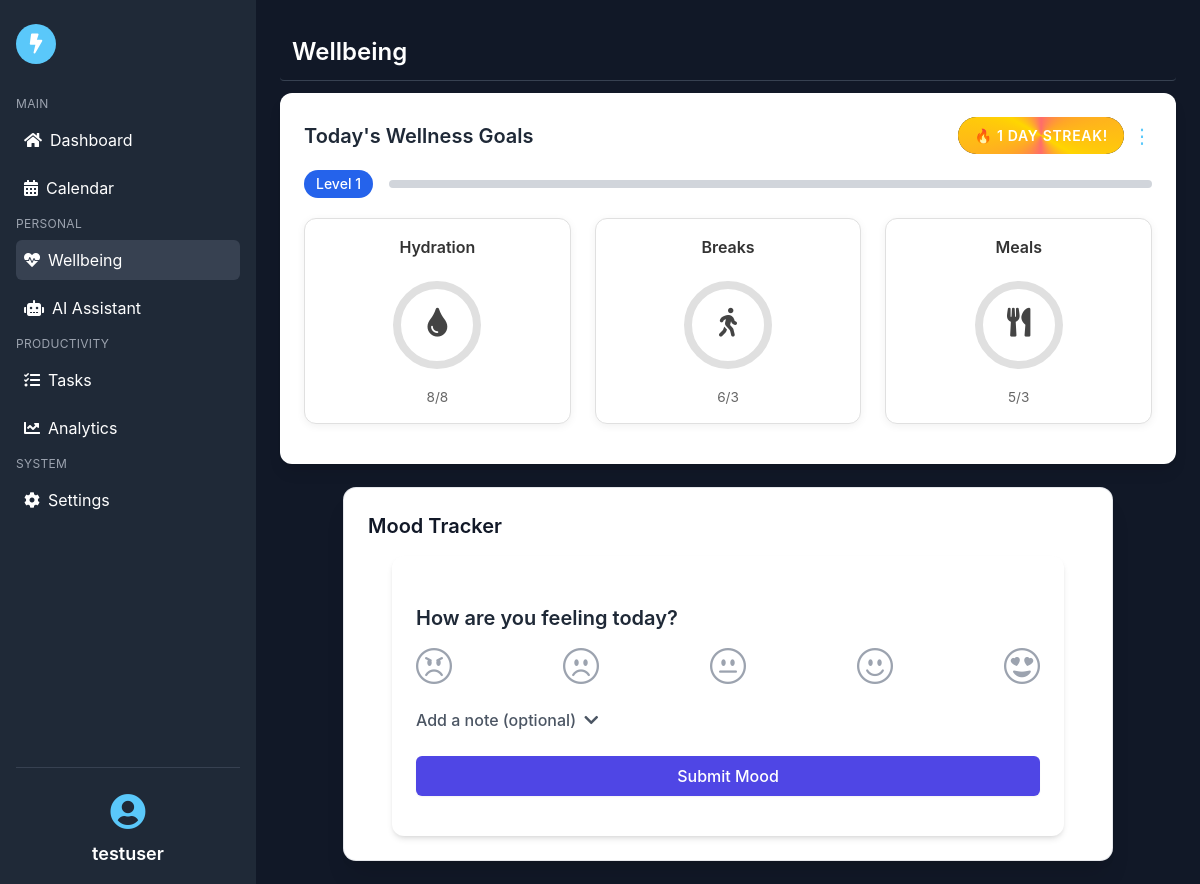
The page /wellbeing/ (signed in) on the database its author committed.
### calendar_app/models.py (models this page shows, shortened)
class DailyWellness(models.Model):
    user = models.ForeignKey(User, on_delete=models.CASCADE)
    date = models.DateField(default=date.today)
    water_intake = models.IntegerField(default=0)
    movement_breaks = models.IntegerField(default=0)
    healthy_meals = models.IntegerField(default=0)
    water_goal = models.IntegerField(default=8)
    breaks_goal = models.IntegerField(default=3)
    meals_goal = models.IntegerField(default=3)
    goal_completed = models.BooleanField(default=False)  # for streaks
    level = models.IntegerField(default=1)               # for gamification
    xp = models.IntegerField(default=0)                  # experience points

### calendar_app/views.py (the view)
# urls.py: path('wellbeing/', views.wellbeing_view, name='wellbeing'),
@login_required
def wellbeing_view(request):
    reminders = Reminder.objects.filter(user=request.user)
    wellness, created = DailyWellness.objects.get_or_create(
        user=request.user,
        date=date.today()
    )
    today = now().date()
    yesterday = today - timedelta(days=1)
    wellness_entries = DailyWellness.objects.filter(user=request.user).order_by('-date')
    streak = 0
    skipped_today = False
    for entry in wellness_entries:
        if entry.date == today:
            if entry.goal_completed:
                streak += 1
            else:
                skipped_today = True
                continue  # Don't break yet — check yesterday
        elif entry.date == yesterday:
            if entry.goal_completed:
                streak += 1
            else:
                break
        elif entry.goal_completed:
            streak += 1
        else:
            break
    return render(request, 'wellbeing.html', {
        'reminders': reminders,
        'wellness': wellness,
        'wellness_streak': streak
    })

### calendar_app/templates/wellbeing.html (shortened to what this page needs)
{% load static %}
{% block head %}
<script src="https://cdn.tailwindcss.com"></script>
<link rel="stylesheet" href="https://cdnjs.cloudflare.com/ajax/libs/font-awesome/5.15.3/css/all.min.css"/>
{% endblock head %}
{% block content %}
<div class="min-h-screen bg-gray-900 text-white font-sans">
  <div class="flex flex-col md:flex-row">
    {% include 'includes/sidebar.html' %}
    <main class="flex-1 p-4 md:p-6">
      {% include 'includes/topbar.html' with page_title="Wellbeing" %}
      <section class="mb-6">
        <div class="bg-white text-gray-800 rounded-xl shadow-lg p-6">
          <div class="flex justify-between items-center mb-4">
            <h3 class="text-xl font-semibold">Today's Wellness Goals</h3>
            <div class="flex items-center space-x-2">
              <span class="streak-fire-badge">
                🔥 {{ wellness_streak }} day streak!
              </span>
              <button class="text-primary hover:text-blue-600 text-xl" id="editGoalsBtn" title="Edit Wellness Goals">&#8942;</button>
            </div>
          </div>
          <div class="flex items-center space-x-4 mb-5">
            <span id="wellness-level" class="bg-blue-600 text-white text-sm font-medium px-3 py-1 rounded-full">Level 1</span>
            <div class="flex-1 bg-gray-300 rounded-full h-2 overflow-hidden">
            </div>
          </div>
          {% include 'includes/wellness_stats.html' %}
        </div>
      </section>
      <section class="w-full flex justify-center">
        <div class="max-w-3xl w-full bg-white text-gray-900 rounded-xl p-6 shadow-xl ring-1 ring-gray-200">
          <h3 class="text-xl font-semibold mb-4">Mood Tracker</h3>
          {% include 'includes/mood_tracker.html' %}
        </div>
      </section>
    </main>
  </div>
</div>
{% endblock %}

### calendar_app/templates/includes/sidebar.html
{% load static %}
<aside class="w-full md:w-64 h-screen bg-gray-800 text-white p-4 flex flex-col justify-between sticky top-0">
  <div class="mb-6">
    <div class="flex items-center mb-8 mt-2">
      <div class="w-10 h-10 bg-primary text-white rounded-full flex items-center justify-center hover:animate-pulse">
        <i class="fas fa-bolt text-xl"></i>
      </div>
    </div>
    <nav class="flex flex-col space-y-2">
      <ul class="space-y-2">
        <li class="text-xs uppercase tracking-wide text-gray-400">Main</li>
        <li>
          <a href="{% url 'dashboard' %}" class="flex items-center gap-2 text-white hover:text-primary hover:bg-gray-700 rounded-md px-2 py-2 transition {% if request.path == '/dashboard/' %}bg-gray-700 text-primary{% endif %}">
            <i class="fas fa-home"></i> Dashboard
          </a>
        </li>
        <li>
          <a href="{% url 'calendar' %}" class="flex items-center gap-2 text-white hover:text-primary hover:bg-gray-700 rounded-md px-2 py-2 transition {% if request.path == '/calendar/' %}bg-gray-700 text-primary{% endif %}">
            <i class="fas fa-calendar-alt"></i> Calendar
          </a>
        </li>
        <li class="mt-6 text-xs uppercase tracking-wide text-gray-400">Personal</li>
        <li>
          <a href="{% url 'wellbeing' %}" class="flex items-center gap-2 text-white hover:text-primary hover:bg-gray-700 rounded-md px-2 py-2 transition {% if request.path == '/wellbeing/' %}bg-gray-700 text-primary{% endif %}">
            <i class="fas fa-heartbeat"></i> Wellbeing
          </a>
        </li>
        <li>
          <a href="{% url 'ai_assistant' %}" class="flex items-center gap-2 text-white hover:text-primary hover:bg-gray-700 rounded-md px-2 py-2 transition {% if request.path == '/ai/' %}bg-gray-700 text-primary{% endif %}">
            <i class="fas fa-robot"></i> AI Assistant
          </a>
        </li>
        <li class="mt-6 text-xs uppercase tracking-wide text-gray-400">Productivity</li>
        <li>
          <a href="{% url 'tasks' %}" class="flex items-center gap-2 text-white hover:text-primary hover:bg-gray-700 rounded-md px-2 py-2 transition {% if request.path == '/tasks/' %}bg-gray-700 text-primary{% endif %}">
            <i class="fas fa-tasks"></i> Tasks
          </a>
        </li>
        <li>
          <a href="{% url 'analytics' %}" class="flex items-center gap-2 text-white hover:text-primary hover:bg-gray-700 rounded-md px-2 py-2 transition {% if request.path == '/analytics/' %}bg-gray-700 text-primary{% endif %}">
            <i class="fas fa-chart-line"></i> Analytics
          </a>
        </li>
        <li class="mt-6 text-xs uppercase tracking-wide text-gray-400">System</li>
        <li>
          <a href="#" class="flex items-center gap-2 text-white hover:text-primary hover:bg-gray-700 rounded-md px-2 py-2 transition">
            <i class="fas fa-cog"></i> Settings
          </a>
        </li>
      </ul>
    </nav>
  </div>
  <div class="mt-8">
    <div class="border-t border-gray-700 pt-6 text-center">
      <i class="fas fa-user-circle text-4xl mb-2 text-primary"></i>
      <h4 class="text-lg font-semibold">{{ user.get_full_name|default:user.username }}</h4>
    </div>
  </div>
</aside>

### calendar_app/templates/includes/wellness_stats.html (shortened to what this page needs)
<div class="wellness-stats-container">
  <div class="wellness-card" data-type="water">
    <h6>Hydration</h6>
    <div class="progress-ring">
      <svg width="100" height="100">
        <circle class="bg" cx="50" cy="50" r="40" />
        <circle class="progress" cx="50" cy="50" r="40" stroke-dasharray="251.2" stroke-dashoffset="251.2" />
      </svg>
      <button class="progress-ring-icon update-btn" data-goal="water">
        <i class="fas fa-tint"></i>
      </button>
    </div>
    <div class="goal-text">
      <span id="water-progress">
        {{ wellness.water_intake|default:0 }}/{{ wellness.water_goal|default:8 }}
      </span>
    </div>
  </div>
  <div class="wellness-card" data-type="breaks">
    <h6>Breaks</h6>
    <div class="progress-ring">
      <svg width="100" height="100">
        <circle class="bg" cx="50" cy="50" r="40" />
        <circle class="progress" cx="50" cy="50" r="40" stroke-dasharray="251.2" stroke-dashoffset="251.2" />
      </svg>
      <button class="progress-ring-icon update-btn" data-goal="breaks">
        <i class="fas fa-walking"></i>
      </button>
    </div>
    <div class="goal-text">
      <span id="breaks-progress">
        {{ wellness.movement_breaks|default:0 }}/{{ wellness.breaks_goal|default:3 }}
      </span>
    </div>
  </div>
  <div class="wellness-card" data-type="meals">
    <h6>Meals</h6>
    <div class="progress-ring">
      <svg width="100" height="100">
        <circle class="bg" cx="50" cy="50" r="40" />
        <circle class="progress" cx="50" cy="50" r="40" stroke-dasharray="251.2" stroke-dashoffset="251.2" />
      </svg>
      <button class="progress-ring-icon update-btn" data-goal="meals">
        <i class="fas fa-utensils"></i>
      </button>
    </div>
    <div class="goal-text">
      <span id="meals-progress">
        {{ wellness.healthy_meals|default:0 }}/{{ wellness.meals_goal|default:3 }}
      </span>
    </div>
  </div>
</div>

### calendar_app/templates/wellbeing.html (style rules this page uses)
.streak-fire-badge { position: relative; border-radius: 9999px; background: #111; z-index: 1; overflow: hidden; display: inline-flex; align-items: center; justify-content: center; padding: 0.5rem 1rem; font-size: 0.875rem; font-weight: 600; color: white; text-transform: uppercase; letter-spacing: 0.05em; }
.streak-fire-badge::before { content: ''; position: absolute; inset: -2px; z-index: -1; border-radius: inherit; background: conic-gradient( from 0deg, #ff6b6b, #ffa726, #ffd600, #ff6b6b, #ffa726, #ffd600, #ff6b6b ); animation: firePulse 2.5s ease-in-out infinite; padding: 2px; mask: linear-gradient(#0000 0 0) content-box, linear-gradient(#000 0 0); -webkit-mask: linear-gradient(#0000 0 0) content-box, linear-gradient(#000 0 0); mask-composite: exclude; -webkit-mask-composite: destination-out; }

### calendar_app/templates/includes/wellness_stats.html (style rules this page uses)
.wellness-stats-container { display: flex; flex-wrap: wrap; gap: 1.5rem; justify-content: space-between; margin-bottom: 1rem; }
.wellness-card { flex: 1; min-width: 200px; background-color: #ffffff; border: 1px solid #e0e0e0; border-radius: 12px; padding: 1rem; text-align: center; box-shadow: 0 2px 8px rgba(0, 0, 0, 0.06); transition: transform 0.2s ease; }
.wellness-card h6 { font-weight: 600; font-size: 1rem; margin-bottom: 1rem; color: #333; }
.progress-ring { position: relative; width: 100px; height: 100px; margin: 0 auto 12px; }
.progress-ring svg { transform: rotate(-90deg); }
.progress-ring-icon { position: absolute; top: 50%; left: 50%; transform: translate(-50%, -55%); font-size: 1.8rem; color: #444; z-index: 1; cursor: pointer; background: none; border: none; }
.goal-text { font-size: 0.85rem; color: #666; }

### rows shown on the page
DailyWellness: water_intake "8", water_goal "8", movement_breaks "6", breaks_goal "3", healthy_meals "5", meals_goal "3"

### other values the page prints
{{ user.get_full_name|default:user.username }} "testuser"
{{ page_title }} "Wellbeing"
{{ wellness_streak }} "1"
